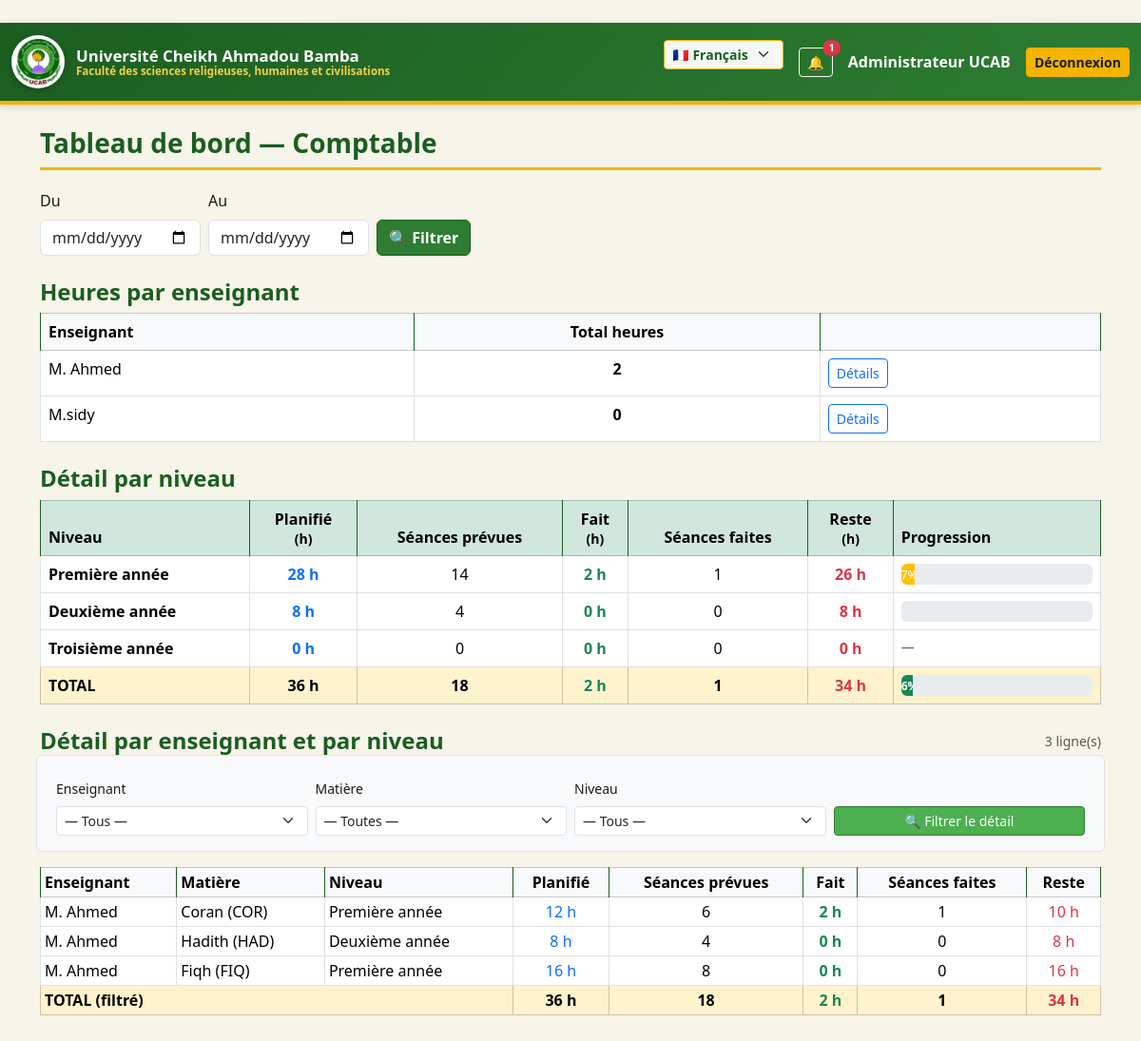
Screenshot of /accountant/ (signed in) with the database file from the repository.
### accounts/models.py (models this page shows, shortened)
class User(AbstractUser):
    class Role(models.TextChoices):
        TEACHER    = "teacher",    _("Enseignant")
        SECRETARY  = "secretary",  _("Secrétaire")
        DIRECTOR   = "director",   _("Directeur des études")
        DEAN       = "dean",       _("Doyen")
        ACCOUNTANT = "accountant", _("Comptable")
    role = models.CharField(_("Rôle"), max_length=20,
                            choices=Role.choices, default=Role.TEACHER)
    display_name_fr = models.CharField(_("Nom en français"), max_length=150, blank=True)
    display_name_ar = models.CharField(_("الاسم بالعربية"), max_length=150, blank=True)
    class Meta:
        verbose_name = _("Utilisateur")
        verbose_name_plural = _("Utilisateurs")
    def __str__(self):
        return self.display_name_fr or self.get_full_name() or self.username
    @property
    def is_accountant(self): return self.role == self.Role.ACCOUNTANT
    @property
    def is_admin_user(self):
        return self.is_superuser

### academics/models.py (models this page shows)
class Level(models.Model):
    name_fr = models.CharField(_("Nom (français)"), max_length=100, unique=True)
    name_ar = models.CharField(_("الاسم بالعربية"), max_length=100, unique=True)
    order   = models.PositiveIntegerField(_("Ordre"), default=0)
    class Meta:
        ordering = ["order", "name_fr"]
        verbose_name = _("Niveau")
        verbose_name_plural = _("Niveaux")
    def __str__(self):
        return self.name_fr

class Subject(models.Model):
    name_fr = models.CharField(_("Nom (français)"), max_length=150)
    name_ar = models.CharField(_("الاسم بالعربية"), max_length=150)
    code    = models.CharField(_("Code"), max_length=20, unique=True)
    class Meta:
        verbose_name = _("Matière")
        verbose_name_plural = _("Matières")
    def __str__(self):
        return f"{self.name_fr} ({self.code})"

### academics/views.py (the view)
# urls.py: path("accountant/", views.accountant_dashboard, name="accountant_dashboard"),
@login_required
def accountant_dashboard(request):
    _require_accountant(request.user)
    from django.contrib.auth import get_user_model
    User = get_user_model()
    df = request.GET.get("date_from") or None
    dt = request.GET.get("date_to") or None
    df_p = date.fromisoformat(df) if df else None
    dt_p = date.fromisoformat(dt) if dt else None
    f_teacher = request.GET.get("teacher") or None
    f_level = request.GET.get("level") or None
    f_subject = request.GET.get("subject") or None
    levels_summary = compute_levels_summary(date_from=df_p, date_to=dt_p)
    grand_total = compute_levels_grand_total(date_from=df_p, date_to=dt_p)
    breakdown = compute_teacher_level_breakdown(date_from=df_p, date_to=dt_p)
    if f_teacher:
        try:
            f_teacher_id = int(f_teacher)
            breakdown = [b for b in breakdown if b["teacher"].id == f_teacher_id]
        except (ValueError, TypeError):
            pass
    if f_level:
        try:
            f_level_id = int(f_level)
            breakdown = [b for b in breakdown if b["level"].id == f_level_id]
        except (ValueError, TypeError):
            pass
    if f_subject:
        try:
            f_subject_id = int(f_subject)
            breakdown = [b for b in breakdown if b["subject"].id == f_subject_id]
        except (ValueError, TypeError):
            pass
    from .models import Level, Subject
    teachers_list = User.objects.filter(role=User.Role.TEACHER).order_by("display_name_fr")
    levels_list = Level.objects.all().order_by("order", "name_fr")
    subjects_list = Subject.objects.all().order_by("name_fr")
    breakdown_totals = {
        "planned_hours": sum(b["planned_hours"] for b in breakdown),
        "planned_sessions": sum(b["planned_sessions"] for b in breakdown),
        "completed_hours": sum(b["completed_hours"] for b in breakdown),
        "completed_sessions": sum(b["completed_sessions"] for b in breakdown),
        "remaining_hours": sum(b["remaining_hours"] for b in breakdown),
    }
    breakdown_totals["percent"] = (
        round(100 * breakdown_totals["completed_hours"] / breakdown_totals["planned_hours"])
        if breakdown_totals["planned_hours"] else 0
    )
    return render(request, "academics/accountant_dashboard.html", {
        "teachers_hours": compute_all_teachers_hours(date_from=df_p, date_to=dt_p),
        "levels_summary": list(levels_summary.values()),
        "grand_total": grand_total,
        "breakdown": breakdown,
        "breakdown_totals": breakdown_totals,
        "teachers_list": teachers_list,
        "levels_list": levels_list,
        "subjects_list": subjects_list,
        "f_teacher": f_teacher or "",
        "f_level": f_level or "",
        "f_subject": f_subject or "",
        "date_from": df or "",
        "date_to": dt or "",
        "filters_active": bool(f_teacher or f_level or f_subject),
    })

### templates/academics/accountant_dashboard.html (shortened to what this page needs)
﻿{% extends "base.html" %}
{% load i18n %}
{% block content %}
<h3>{% trans "Tableau de bord — Comptable" %}</h3>
<form method="get" class="row g-2 mb-4 align-items-end">
  <div class="col-auto">
    <label class="form-label">{% trans "Du" %}</label>
    <input type="date" name="date_from" value="{{ date_from }}" class="form-control">
  </div>
  <div class="col-auto">
    <label class="form-label">{% trans "Au" %}</label>
    <input type="date" name="date_to" value="{{ date_to }}" class="form-control">
  </div>
  <div class="col-auto">
    <button class="btn btn-primary">🔍 {% trans "Filtrer" %}</button>
  </div>
</form>
<h4>{% trans "Heures par enseignant" %}</h4>
<table class="table table-bordered">
  <thead class="table-light"><tr>
    <th>{% trans "Enseignant" %}</th>
    <th class="text-center">{% trans "Total heures" %}</th>
    <th></th>
  </tr></thead>
  <tbody>
    {% for th in teachers_hours %}
      <tr>
        <td>{{ th.teacher_name }}</td>
        <td class="text-center fw-bold">{{ th.total_hours }}</td>
        <td>
          <a class="btn btn-sm btn-outline-primary"
             href="{% url 'academics:accountant_teacher_detail' th.teacher_id %}?date_from={{ date_from }}&date_to={{ date_to }}">
            {% trans "Détails" %}
          </a>
        </td>
      </tr>
    {% empty %}
      <tr><td colspan="3">{% trans "Aucune donnée." %}</td></tr>
    {% endfor %}
  </tbody>
</table>
<h4 class="mt-4">{% trans "Détail par niveau" %}</h4>
<table class="table table-bordered table-hover">
  <thead class="table-success">
    <tr>
      <th>{% trans "Niveau" %}</th>
      <th class="text-center">{% trans "Planifié" %}<br><small>(h)</small></th>
      <th class="text-center">{% trans "Séances prévues" %}</th>
      <th class="text-center">{% trans "Fait" %}<br><small>(h)</small></th>
      <th class="text-center">{% trans "Séances faites" %}</th>
      <th class="text-center">{% trans "Reste" %}<br><small>(h)</small></th>
      <th style="min-width:150px">{% trans "Progression" %}</th>
    </tr>
  </thead>
  <tbody>
    {% for lv in levels_summary %}
      <tr>
        <td class="fw-bold">{{ lv.name }}</td>
        <td class="text-center text-primary fw-bold">{{ lv.planned_hours }} h</td>
        <td class="text-center">{{ lv.planned_sessions }}</td>
        <td class="text-center text-success fw-bold">{{ lv.completed_hours }} h</td>
        <td class="text-center">{{ lv.completed_sessions }}</td>
        <td class="text-center text-danger fw-bold">{{ lv.remaining_hours }} h</td>
        <td>
          {% if lv.planned_hours > 0 %}
            <div class="progress" style="height: 22px;">
              <div class="progress-bar {% if lv.percent >= 100 %}bg-success{% elif lv.percent > 0 %}bg-warning{% else %}bg-secondary{% endif %}"
                   style="width: {{ lv.percent }}%">
                {{ lv.percent }}%
              </div>
            </div>
          {% else %}
            <span class="text-muted small">—</span>
          {% endif %}
        </td>
      </tr>
    {% empty %}
      <tr><td colspan="7" class="text-center">{% trans "Aucun niveau enregistré." %}</td></tr>
    {% endfor %}
  </tbody>
  <tfoot class="table-warning fw-bold">
    <tr>
      <td>{% trans "TOTAL" %}</td>
      <td class="text-center">{{ grand_total.planned_hours }} h</td>
      <td class="text-center">{{ grand_total.planned_sessions }}</td>
      <td class="text-center text-success">{{ grand_total.completed_hours }} h</td>
      <td class="text-center">{{ grand_total.completed_sessions }}</td>
      <td class="text-center text-danger">{{ grand_total.remaining_hours }} h</td>
      <td>
        <div class="progress" style="height: 22px;">
          <div class="progress-bar bg-success" style="width: {{ grand_total.percent }}%">
            {{ grand_total.percent }}%
          </div>
        </div>
      </td>
    </tr>
  </tfoot>
</table>
<div class="d-flex justify-content-between align-items-center mt-4 mb-2">
  <h4 class="mb-0">{% trans "Détail par enseignant et par niveau" %}</h4>
  <small class="text-muted">
    {{ breakdown|length }} {% trans "ligne(s)" %}
  </small>
</div>
<form method="get" class="row g-2 mb-3 align-items-end p-3 bg-light rounded border">
  <div class="col-md-3">
    <label class="form-label small">{% trans "Enseignant" %}</label>
    <select name="teacher" class="form-select form-select-sm">
      <option value="">— {% trans "Tous" %} —</option>
    </select>
  </div>
  <div class="col-md-3">
    <label class="form-label small">{% trans "Matière" %}</label>
    <select name="subject" class="form-select form-select-sm">
      <option value="">— {% trans "Toutes" %} —</option>
    </select>
  </div>
  <div class="col-md-3">
    <label class="form-label small">{% trans "Niveau" %}</label>
    <select name="level" class="form-select form-select-sm">
      <option value="">— {% trans "Tous" %} —</option>
    </select>
  </div>
  <div class="col-md-3">
    <button class="btn btn-sm btn-success w-100">🔍 {% trans "Filtrer le détail" %}</button>
  </div>
</form>
<table class="table table-bordered table-sm">
  <thead class="table-light">
    <tr>
      <th>{% trans "Enseignant" %}</th>
      <th>{% trans "Matière" %}</th>
      <th>{% trans "Niveau" %}</th>
      <th class="text-center">{% trans "Planifié" %}</th>
      <th class="text-center">{% trans "Séances prévues" %}</th>
      <th class="text-center">{% trans "Fait" %}</th>
      <th class="text-center">{% trans "Séances faites" %}</th>
      <th class="text-center">{% trans "Reste" %}</th>
    </tr>
  </thead>
  <tbody>
    {% for b in breakdown %}
      <tr>
        <td>{{ b.teacher }}</td>
        <td>{{ b.subject }}</td>
        <td>{{ b.level }}</td>
        <td class="text-center text-primary">{{ b.planned_hours }} h</td>
        <td class="text-center">{{ b.planned_sessions }}</td>
        <td class="text-center text-success fw-bold">{{ b.completed_hours }} h</td>
        <td class="text-center">{{ b.completed_sessions }}</td>
        <td class="text-center text-danger">{{ b.remaining_hours }} h</td>
      </tr>
    {% empty %}
      <tr><td colspan="8" class="text-center text-muted">{% trans "Aucune donnée avec ces filtres." %}</td></tr>
    {% endfor %}
  </tbody>
  {% if breakdown %}
    <tfoot class="table-warning fw-bold">
      <tr>
        <td colspan="3">{% trans "TOTAL (filtré)" %}</td>
        <td class="text-center">{{ breakdown_totals.planned_hours }} h</td>
        <td class="text-center">{{ breakdown_totals.planned_sessions }}</td>
        <td class="text-center text-success">{{ breakdown_totals.completed_hours }} h</td>
        <td class="text-center">{{ breakdown_totals.completed_sessions }}</td>
        <td class="text-center text-danger">{{ breakdown_totals.remaining_hours }} h</td>
      </tr>
    </tfoot>
  {% endif %}
</table>
{% endblock %}

### templates/base.html (shortened to what this page needs)
{% load i18n static %}
{% get_current_language as LANG %}
<!doctype html>
<html lang="{{ LANG }}" dir="{% if LANG == 'ar' %}rtl{% else %}ltr{% endif %}">
<head>
  {% if LANG == 'ar' %}
    <link href="https://cdn.jsdelivr.net/npm/bootstrap@5.3.3/dist/css/bootstrap.rtl.min.css" rel="stylesheet">
  {% else %}
    <link href="https://cdn.jsdelivr.net/npm/bootstrap@5.3.3/dist/css/bootstrap.min.css" rel="stylesheet">
  {% endif %}
  <link href="{% static 'css/style.css' %}" rel="stylesheet">
</head>
<body>
<nav class="navbar navbar-expand-lg navbar-ucab mb-4">
  <div class="container-fluid">
    <a class="navbar-brand" href="{% url 'academics:dashboard' %}">
      <img src="{% static 'img/logo.png' %}" alt="UCAB">
      <div class="brand-text">
        <span class="uni-name">{% trans "Université Cheikh Ahmadou Bamba" %}</span>
        <span class="fac-name">{% trans "Faculté des sciences religieuses, humaines et civilisations" %}</span>
      </div>
    </a>
    <div class="ms-auto d-flex align-items-center gap-3">
      <form action="{% url 'set_language' %}" method="post" class="lang-switcher">
        <select name="language" class="form-select form-select-sm" onchange="this.form.submit()">
          <option value="fr" {% if LANG == 'fr' %}selected{% endif %}>🇫🇷 Français</option>
        </select>
      </form>
      {% if user.is_authenticated %}
        <a href="{% url 'academics:notifications_list' %}" class="btn btn-sm btn-outline-light position-relative">
          🔔
          {% if unread_count %}
            <span class="position-absolute top-0 start-100 translate-middle badge rounded-pill bg-danger">
              {{ unread_count }}
            </span>
          {% endif %}
        </a>
        <span class="text-white fw-semibold">{{ user }}</span>
        <a class="btn btn-sm btn-warning" href="{% url 'accounts:logout' %}">
          {% trans "Déconnexion" %}
        </a>
      {% endif %}
    </div>
  </div>
</nav>
<div class="container">
  {% block content %}{% endblock %}
</div>
</body>
</html>

### rows the page displays
User: display_name_fr "Administrateur UCAB"
User: teacher_name "M. Ahmed", teacher "M. Ahmed", subject "Coran (COR)", level "Première année", planned_hours "12", planned_sessions "6", completed_hours "2", completed_sessions "1", remaining_hours "10", subject "Hadith (HAD)", level "Deuxième année", planned_hours "8", planned_sessions "4", completed_hours "0", completed_sessions "0", remaining_hours "8", subject "Fiqh (FIQ)", planned_hours "16", planned_sessions "8", remaining_hours "16"
User: teacher_name "M.sidy"
Level: name "Première année"
Level: name "Deuxième année"
Level: name "Troisième année"

### other values shown
{{ unread_count }} "1"
{{ th.total_hours }} "2" "0"
{{ lv.planned_hours }} "28" "8" "0"
{{ lv.planned_sessions }} "14" "4" "0"
{{ lv.completed_hours }} "2" "0" "0"
{{ lv.completed_sessions }} "1" "0" "0"
{{ lv.remaining_hours }} "26" "8" "0"
{{ lv.percent }} "7"
{{ grand_total.planned_hours }} "36"
{{ grand_total.planned_sessions }} "18"
{{ grand_total.completed_hours }} "2"
{{ grand_total.completed_sessions }} "1"
{{ grand_total.remaining_hours }} "34"
{{ grand_total.percent }} "6"
{{ breakdown|length }} "3"
